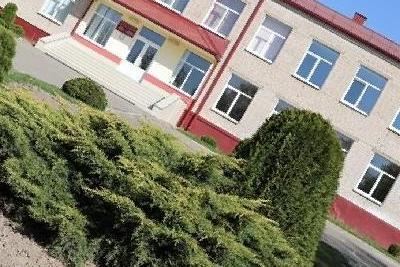
#> input picture ИПО/Лаба 17-18 ИПО/Задание4/image3_22.jpg, 400 x 267 px, found by its file name
$ python 'Задание4.py'
#> lines starting #> are read from the running program, lines starting #| are printed output that depends on the picture
from PIL import Image, ImageFilter

# Открываем изображение
img = Image.open('C:\\Users\\Professional\\Desktop\\Пары\\Лабораторные работы\\GitHub\\ИПО\\Лаба 17-18 ИПО\\Задание4\\image3_22.jpg')
#> img is the input picture: PIL image 400x267 RGB; mean R, G, B 131.1, 128.5, 111.5

# Применяем фильтр к изображению
img_filtered = img.filter(ImageFilter.FIND_EDGES)
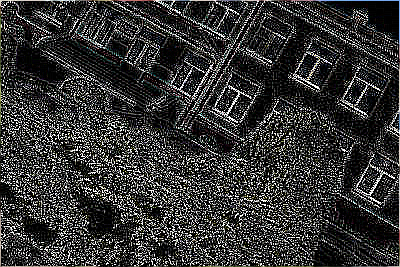
#> img_filtered: PIL image 400x267 RGB; mean R, G, B 53.4, 53.4, 52.7

# Сохраняем отфильтрованное изображение под новым именем
img_filtered.save('C:\\Users\\Professional\\Desktop\\Пары\\Лабораторные работы\\GitHub\\ИПО\\Лаба 17-18 ИПО\\Задание4\\image4_22.jpg')

# Применяем несколько фильтров к изображению
img_multi_filtered = img.filter(ImageFilter.FIND_EDGES)
img_multi_filtered = img_multi_filtered.filter(ImageFilter.SMOOTH_MORE)
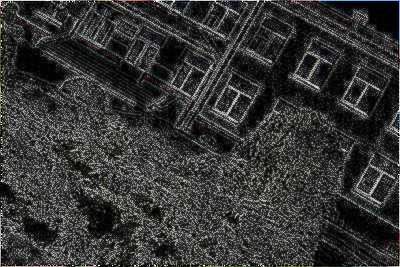
#> img_multi_filtered: PIL image 400x267 RGB; mean R, G, B 53.4, 53.5, 52.7

# Сохраняем отфильтрованное изображение под новым именем
img_multi_filtered.save('C:\\Users\\Professional\\Desktop\\Пары\\Лабораторные работы\\GitHub\\ИПО\\Лаба 17-18 ИПО\\Задание4\\image44_22.jpg')
